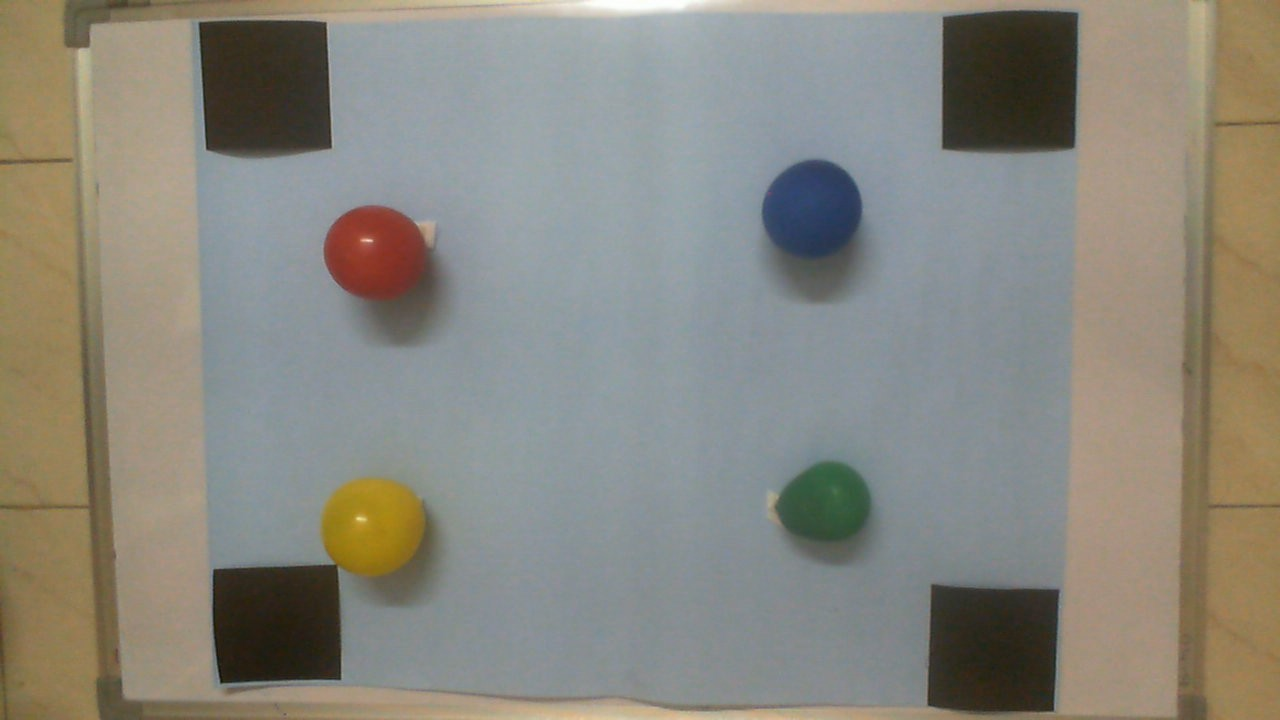
#> input picture Check1.jpg, 1280 x 720 px
$ python -i calibrate.py   (imports and definitions only)   (older library calls are emulated)
#> lines starting #> are read from the running program, lines starting #| are printed output that depends on the picture; after the words box and inside, x2 and y2 are one past the last pixel; in counts of white or black regions, pixels touching at a corner belong together
#> further down, picture is the input picture: shape (720, 1280, 3); mean B, G, R 125.8, 135.1, 137.4
# KRITI - KAMENG 2018

#Import libraries
import cv2
import numpy as np

#cap = cv2.VideoCapture(0)
#frame = cv2.imread('Check1.jpg')

#Function to detect black borders and crop image
def border(frame):
    det = 0
    #cap = cv2.VideoCapture(0)
    #threshold
    lower1 = np.array([0,0,0])
    upper1 = np.array([180,255,70])
    #upper1 = np.array([40,255,255])
    #lower1 = np.array([20,100,100])
    while det < 1:
        #ret,frame = cap.read()
        #Convert to HSV format
        hsv = cv2.cvtColor(frame, cv2.COLOR_BGR2HSV)
#> hsv: shape (720, 1280, 3); mean H, S, V 61.8, 49.8, 145.2
        #Create mask
        mask = cv2.inRange(hsv,lower1,upper1)
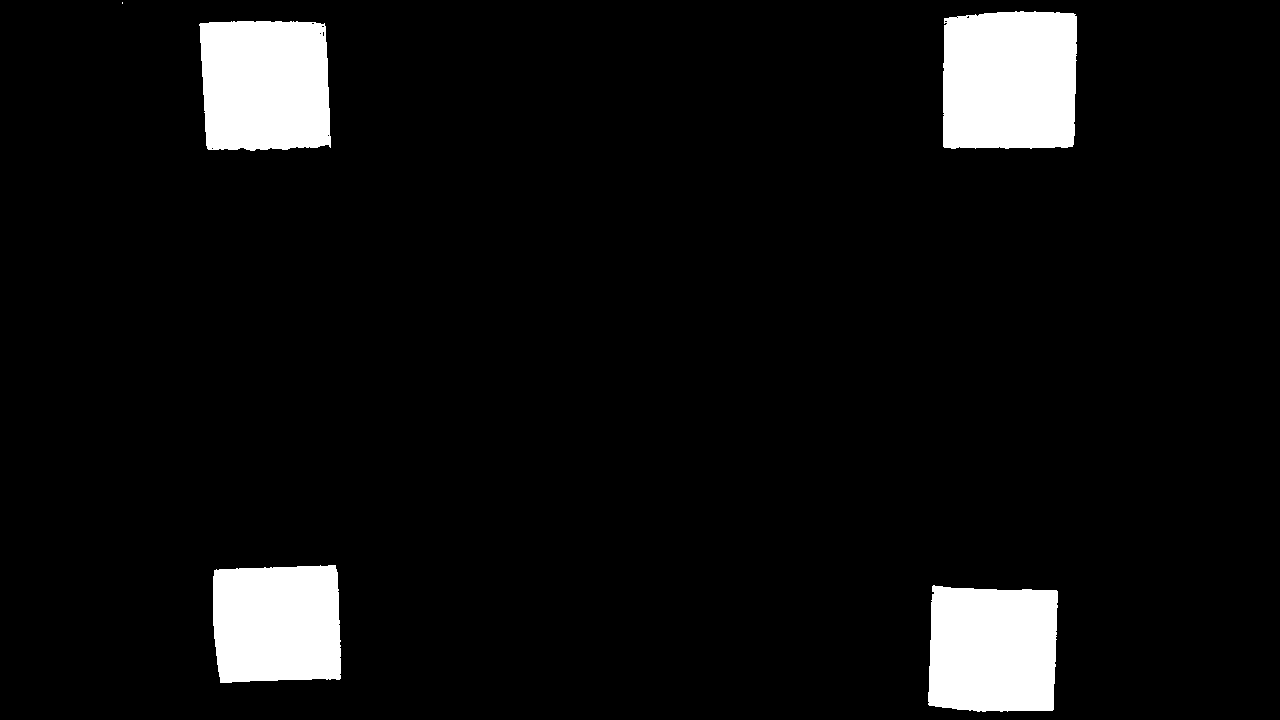
#> mask: shape (720, 1280); 6.9% white; 5 white regions (1 under 20 px)
        #Apply morphological transformations

        #Find Contours
        img,contours,hierarchy = cv2.findContours(mask.copy(),cv2.RETR_TREE,
        cv2.CHAIN_APPROX_SIMPLE)
#> contours = 14 contours, 10 with area under 20; largest, box (x1, y1, x2, y2) and area: (943, 11, 1077, 149) 17548, (199, 21, 331, 151) 15690, (928, 585, 1058, 712) 15028, (213, 565, 341, 683) 13925
        #Find largest contour
        borders = []
        for i in range(len(contours)):
            area = cv2.contourArea(contours[i])
            if area > 500:
                borders.append(i)
#> this loop made 14 passes
#> area on passes 1, 2, 3, 10: 15028, 13925, 15689.5, 17548.5
#> after the loop, borders = [0, 1, 2, 9]
        #Get the borders
        #print(len(borders))
        #Get coordinates of contours
        new = frame.copy()
        #print('Contour Found')
        min_xy = 10000
        max_xy = 0
        min_coor = 0
        max_coor = 0
        #Get the max and min x,y
        for i in range(len(borders)):
            x,y,w,h = cv2.boundingRect(contours[borders[i]])
            xy = x*y
            if xy < min_xy:
                min_xy = xy
                min_coor = i
            if xy > max_xy:
                max_xy = xy
                max_xy = i
#> this loop made 4 passes
#> (x, y, w, h, xy, min_xy, min_coor) on pass 3: (199, 21, 132, 130, 4179, 4179, 2)
#> after the loop, max_xy = 3; min_coor = 2; min_xy = 4179
        #Draw Min
        x,y,w,h = cv2.boundingRect(contours[borders[min_coor]])
#> x = 199; y = 21; w = 132; h = 130
        #cv2.rectangle(new,(x,y),(x+w,y+h),(255,255,255),3)
        min_x = x
#> min_x = 199
        min_y = y
#> min_y = 21
        #Draw Max
        x,y,w,h = cv2.boundingRect(contours[borders[max_coor]])
#> x = 928; y = 585; w = 130; h = 127
        #cv2.rectangle(new,(x,y),(x+w,y+h),(255,255,255),3)
        max_x = x
#> max_x = 928
        max_y = y
#> max_y = 585
        #Crop
        crop = frame[min_y:max_y+h,min_x:max_x+w]
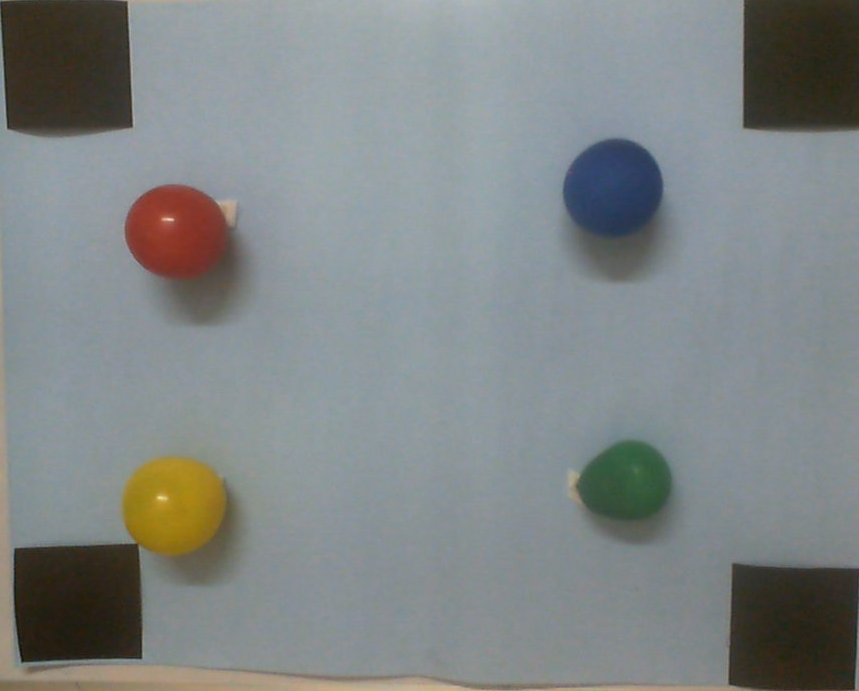
#> crop: shape (691, 859, 3); mean B, G, R 134.3, 134, 128.5
        #Show results
        #cv2.imshow('CROPPED',crop)
        #cv2.imshow('NEW',new)
        det += 1
        k = cv2.waitKey(5) & 0xFF
#> (key Esc is pressed here)
        if k == 27:
            break
    #cap.release()
    cv2.destroyAllWindows()
    frame = frame[min_y:max_y+h,min_x:max_x+w]
    crop = [min_y,max_y+h,min_x,max_x+w]
#> crop = [21, 712, 199, 1058]
    #print(crop)
    return crop

# [56 lines left out: functions color_d, main, not called in this run]

# [2 lines not run here, left out]

>>> import cv2
>>> picture = cv2.imread('Check1.jpg')
>>> result = border(picture)
#> result = [21, 712, 199, 1058]

$ run again, on WIN_20181009_23_13_02_Pro.jpg
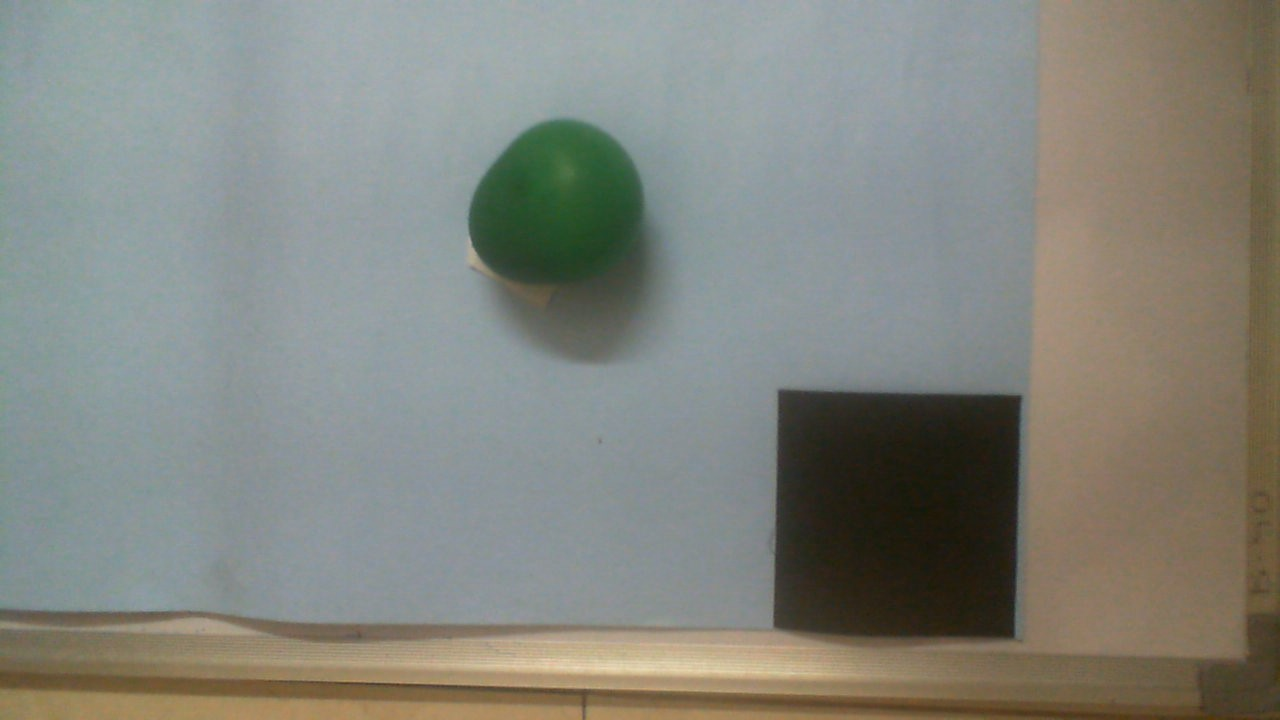
#> input picture WIN_20181009_23_13_02_Pro.jpg, 1280 x 720 px
#> picture is the input picture: shape (720, 1280, 3); mean B, G, R 125.8, 133.2, 131.3
#> hsv: shape (720, 1280, 3); mean H, S, V 65.7, 46.9, 140.5
#> in border, `mask = cv2.inRange(hsv,lower1,upper1)`:
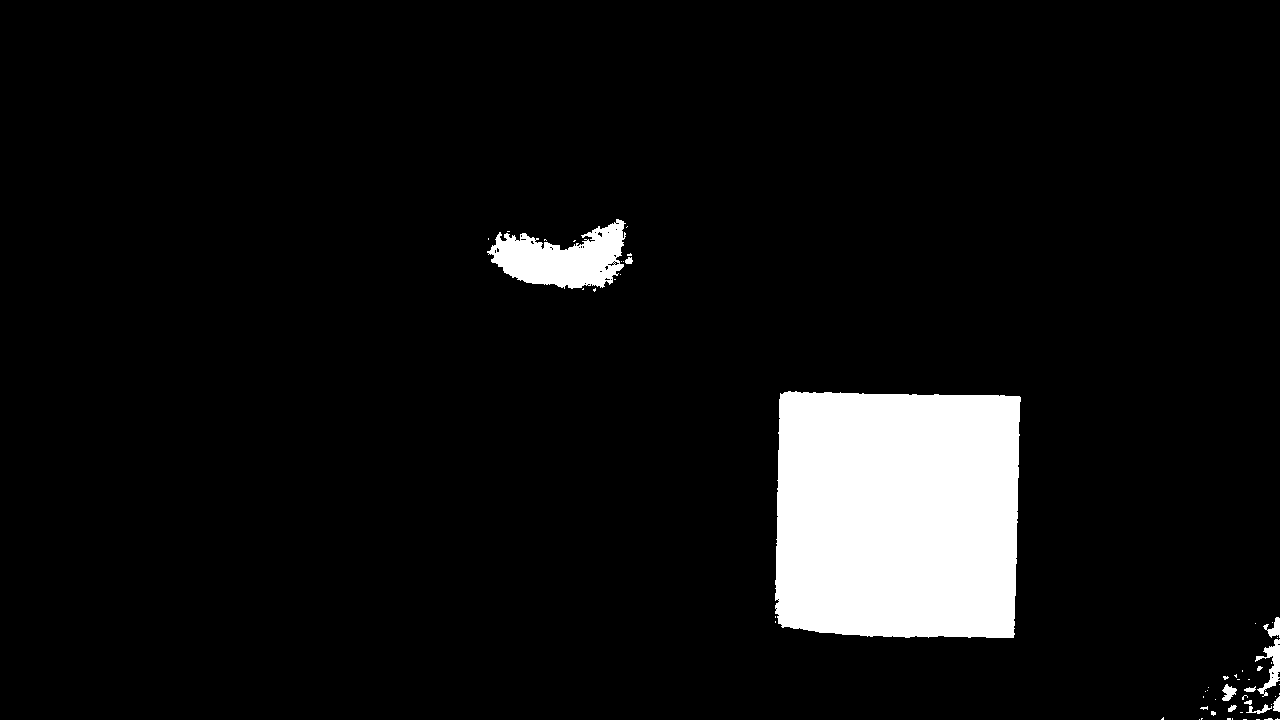
#> mask: shape (720, 1280); 7% white; 57 white regions (45 under 20 px)
#> contours = 89 contours, 79 with area under 20; largest, box (x1, y1, x2, y2) and area: (775, 391, 1021, 638) 57423, (487, 219, 626, 289) 5500, (1255, 639, 1280, 697) 444, (1263, 617, 1280, 638) 136, (1222, 684, 1237, 701) 121
#> the loop in border, `for i in range(len(contours)):` made 89 passes
#> area on passes 13, 15, 18, 26, 28, 36, 43, 45: 28.5, 56.5, 62, 30, 121, 444, 135.5, 57423
#> after the loop in border, `for i in range(len(contours)):`: borders = [44, 60]
#> the loop in border, `for i in range(len(borders)):` made 2 passes
#> (x, y, w, h, xy) on passes 1 to 2: (775, 391, 246, 247, 303025), (487, 219, 139, 70, 106653)
#> after the loop in border, `for i in range(len(borders)):`: max_xy = 1; min_coor = 0; min_xy = 10000
#> in border, `x,y,w,h = cv2.boundingRect(contours[borders[min_coor]])`: x = 775; y = 391; w = 246; h = 247
#> min_x = 775
#> min_y = 391
#> max_x = 775
#> max_y = 391
#> in border, `crop = frame[min_y:max_y+h,min_x:max_x+w]`:
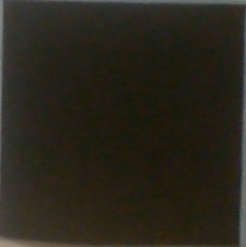
#> crop: shape (247, 246, 3); mean B, G, R 27.3, 37.4, 40.9
#> in border, `crop = [min_y,max_y+h,min_x,max_x+w]`: crop = [391, 638, 775, 1021]

$ run again, on WIN_20181009_23_13_23_Pro.jpg
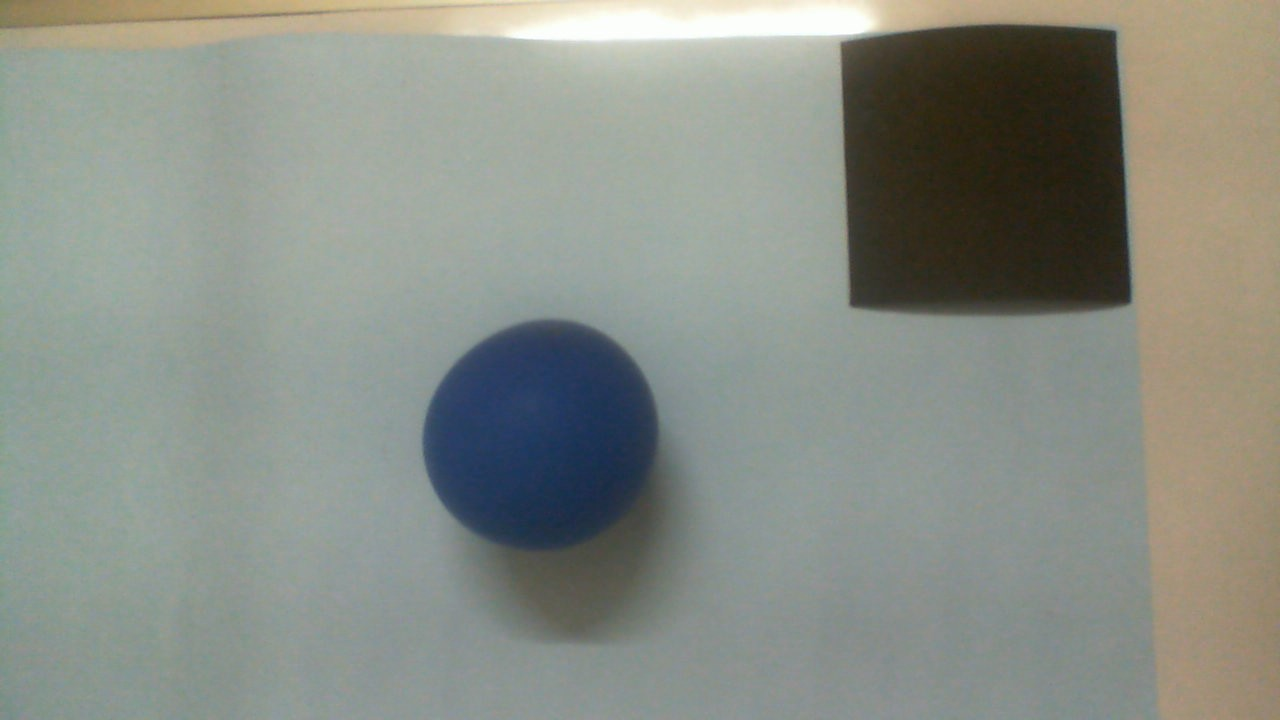
#> input picture WIN_20181009_23_13_23_Pro.jpg, 1280 x 720 px
#> picture is the input picture: shape (720, 1280, 3); mean B, G, R 134.1, 142.4, 137.4
#> hsv: shape (720, 1280, 3); mean H, S, V 59.9, 37.2, 146.5
#> in border, `mask = cv2.inRange(hsv,lower1,upper1)`:
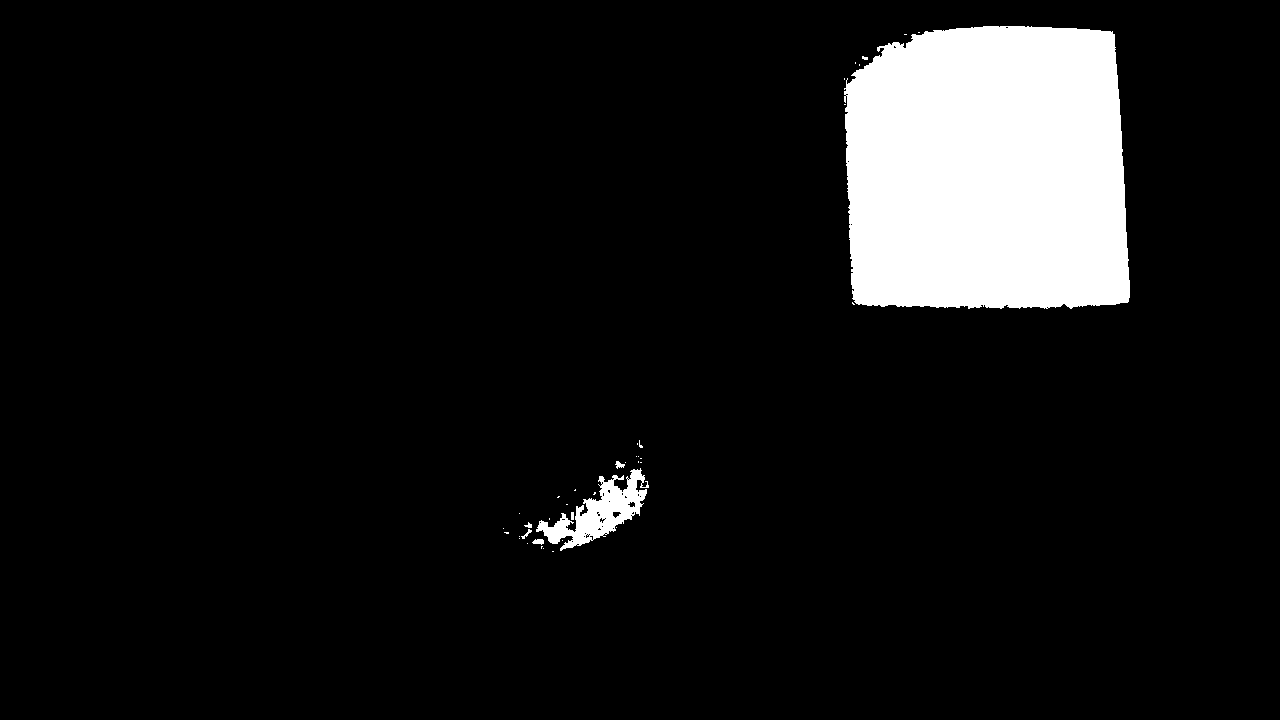
#> mask: shape (720, 1280); 8.5% white; 39 white regions (32 under 20 px)
#> contours = 77 contours, 70 with area under 20; largest, box (x1, y1, x2, y2) and area: (844, 26, 1130, 309) 74043, (536, 468, 649, 551) 3260, (612, 511, 622, 519) 41, (532, 539, 544, 545) 38, (627, 501, 636, 508) 34, (615, 461, 625, 469) 30, (521, 529, 532, 539) 20
#> the loop in border, `for i in range(len(contours)):` made 77 passes
#> area on passes 6, 10, 21, 41, 43, 57, 71: 38.5, 20.5, 3260.5, 41, 33.5, 30, 74043
#> after the loop in border, `for i in range(len(contours)):`: borders = [20, 70]
#> the loop in border, `for i in range(len(borders)):` made 2 passes
#> (x, y, w, h, xy) on passes 1 to 2: (536, 468, 113, 83, 250848), (844, 26, 286, 283, 21944)
#> after the loop in border, `for i in range(len(borders)):`: max_xy = 1; min_coor = 0; min_xy = 10000
#> in border, `x,y,w,h = cv2.boundingRect(contours[borders[min_coor]])`: x = 536; y = 468; w = 113; h = 83
#> min_x = 536
#> min_y = 468
#> max_x = 536
#> max_y = 468
#> in border, `crop = frame[min_y:max_y+h,min_x:max_x+w]`:
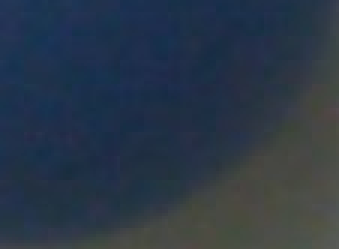
#> crop: shape (83, 113, 3) (shown 3 times larger); mean B, G, R 71.2, 55.7, 42.7
#> in border, `crop = [min_y,max_y+h,min_x,max_x+w]`: crop = [468, 551, 536, 649]
